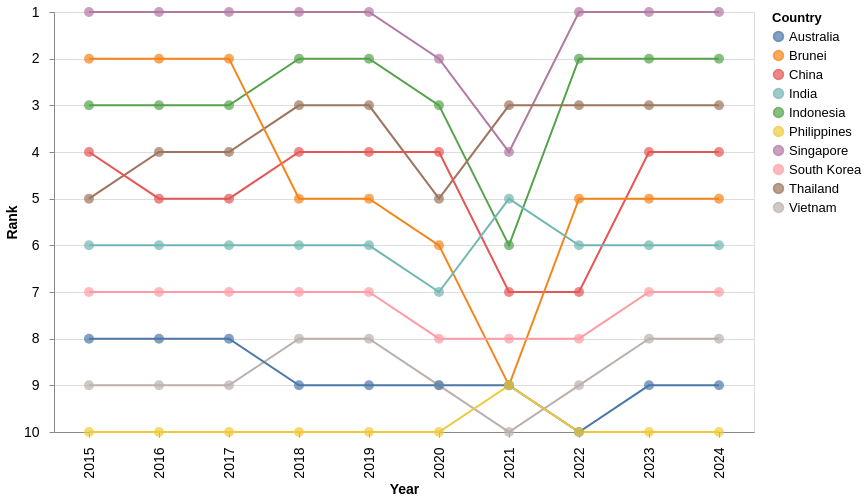

Vega-Lite specification for this chart:
### Vega-Lite specification from a JSON file in a GitHub repository (floating-point values rounded to 4 significant figures)
{"$schema": "https://vega.github.io/schema/vega-lite/v5.json", "width": 700, "height": 420, "data": {"values": [{"Country": "Singapore", "year": 2024, "Visitors": 4276007, "rank": 1}, {"Country": "Singapore", "year": 2023, "Visitors": 8308230, "rank": 1}, {"Country": "Singapore", "year": 2022, "Visitors": 5222991, "rank": 1}, {"Country": "Singapore", "year": 2021, "Visitors": 16308, "rank": 4}, {"Country": "Singapore", "year": 2020, "Visitors": 1545255, "rank": 2}, {"Country": "Singapore", "year": 2019, "Visitors": 10163882, "rank": 1}, {"Country": "Singapore", "year": 2018, "Visitors": 10615986, "rank": 1}, {"Country": "Singapore", "year": 2017, "Visitors": 12441713, "rank": 1}, {"Country": "Singapore", "year": 2016, "Visitors": 13272961, "rank": 1}, {"Country": "Singapore", "year": 2015, "Visitors": 12930754, "rank": 1}, {"Country": "Indonesia", "year": 2024, "Visitors": 1786630, "rank": 2}, {"Country": "Indonesia", "year": 2023, "Visitors": 3108165, "rank": 2}, {"Country": "Indonesia", "year": 2022, "Visitors": 1481739, "rank": 2}, {"Country": "Indonesia", "year": 2021, "Visitors": 11025, "rank": 6}, {"Country": "Indonesia", "year": 2020, "Visitors": 711723, "rank": 3}, {"Country": "Indonesia", "year": 2019, "Visitors": 3623277, "rank": 2}, {"Country": "Indonesia", "year": 2018, "Visitors": 3277689, "rank": 2}, {"Country": "Indonesia", "year": 2017, "Visitors": 2796570, "rank": 3}, {"Country": "Indonesia", "year": 2016, "Visitors": 3049964, "rank": 3}, {"Country": "Indonesia", "year": 2015, "Visitors": 2788033, "rank": 3}, {"Country": "Thailand", "year": 2024, "Visitors": 813783, "rank": 3}, {"Country": "Thailand", "year": 2023, "Visitors": 1551282, "rank": 3}, {"Country": "Thailand", "year": 2022, "Visitors": 715528, "rank": 3}, {"Country": "Thailand", "year": 2021, "Visitors": 59607, "rank": 3}, {"Country": "Thailand", "year": 2020, "Visitors": 394413, "rank": 5}, {"Country": "Thailand", "year": 2019, "Visitors": 1884306, "rank": 3}, {"Country": "Thailand", "year": 2018, "Visitors": 1914692, "rank": 3}, {"Country": "Thailand", "year": 2017, "Visitors": 1836522, "rank": 4}, {"Country": "Thailand", "year": 2016, "Visitors": 1780800, "rank": 4}, {"Country": "Thailand", "year": 2015, "Visitors": 1343569, "rank": 5}, {"Country": "China", "year": 2024, "Visitors": 1449711, "rank": 4}, {"Country": "China", "year": 2023, "Visitors": 1474114, "rank": 4}, {"Country": "China", "year": 2022, "Visitors": 211363, "rank": 7}, {"Country": "China", "year": 2021, "Visitors": 7701, "rank": 7}, {"Country": "China", "year": 2020, "Visitors": 405149, "rank": 4}, {"Country": "China", "year": 2019, "Visitors": 3114257, "rank": 4}, {"Country": "China", "year": 2018, "Visitors": 2944133, "rank": 4}, {"Country": "China", "year": 2017, "Visitors": 2281666, "rank": 5}, {"Country": "China", "year": 2016, "Visitors": 2124942, "rank": 5}, {"Country": "China", "year": 2015, "Visitors": 1677163, "rank": 4}, {"Country": "Brunei", "year": 2024, "Visitors": 565999, "rank": 5}, {"Country": "Brunei", "year": 2023, "Visitors": 811833, "rank": 5}, {"Country": "Brunei", "year": 2022, "Visitors": 301757, "rank": 5}, {"Country": "Brunei", "year": 2021, "Visitors": 773, "rank": 9}, {"Country": "Brunei", "year": 2020, "Visitors": 136020, "rank": 6}, {"Country": "Brunei", "year": 2019, "Visitors": 1216123, "rank": 5}, {"Country": "Brunei", "year": 2018, "Visitors": 1382031, "rank": 5}, {"Country": "Brunei", "year": 2017, "Visitors": 1660506, "rank": 2}, {"Country": "Brunei", "year": 2016, "Visitors": 1391016, "rank": 2}, {"Country": "Brunei", "year": 2015, "Visitors": 1133555, "rank": 2}, {"Country": "India", "year": 2024, "Visitors": 537493, "rank": 6}, {"Country": "India", "year": 2023, "Visitors": 671846, "rank": 6}, {"Country": "India", "year": 2022, "Visitors": 324548, "rank": 6}, {"Country": "India", "year": 2021, "Visitors": 3916, "rank": 5}, {"Country": "India", "year": 2020, "Visitors": 155883, "rank": 7}, {"Country": "India", "year": 2019, "Visitors": 735309, "rank": 6}, {"Country": "India", "year": 2018, "Visitors": 600311, "rank": 6}, {"Country": "India", "year": 2017, "Visitors": 552739, "rank": 6}, {"Country": "India", "year": 2016, "Visitors": 638578, "rank": 6}, {"Country": "India", "year": 2015, "Visitors": 722141, "rank": 6}, {"Country": "South Korea", "year": 2024, "Visitors": 232711, "rank": 7}, {"Country": "South Korea", "year": 2023, "Visitors": 400853, "rank": 7}, {"Country": "South Korea", "year": 2022, "Visitors": 146384, "rank": 8}, {"Country": "South Korea", "year": 2021, "Visitors": 3028, "rank": 8}, {"Country": "South Korea", "year": 2020, "Visitors": 119750, "rank": 8}, {"Country": "South Korea", "year": 2019, "Visitors": 673065, "rank": 7}, {"Country": "South Korea", "year": 2018, "Visitors": 616783, "rank": 7}, {"Country": "South Korea", "year": 2017, "Visitors": 484528, "rank": 7}, {"Country": "South Korea", "year": 2016, "Visitors": 444439, "rank": 7}, {"Country": "South Korea", "year": 2015, "Visitors": 421161, "rank": 7}, {"Country": "Vietnam", "year": 2024, "Visitors": 137344, "rank": 8}, {"Country": "Vietnam", "year": 2023, "Visitors": 286083, "rank": 8}, {"Country": "Vietnam", "year": 2022, "Visitors": 123931, "rank": 9}, {"Country": "Vietnam", "year": 2021, "Visitors": 14136, "rank": 10}, {"Country": "Vietnam", "year": 2020, "Visitors": 71622, "rank": 9}, {"Country": "Vietnam", "year": 2019, "Visitors": 892716, "rank": 8}, {"Country": "Vietnam", "year": 2018, "Visitors": 786327, "rank": 8}, {"Country": "Vietnam", "year": 2017, "Visitors": 638135, "rank": 9}, {"Country": "Vietnam", "year": 2016, "Visitors": 703737, "rank": 9}, {"Country": "Vietnam", "year": 2015, "Visitors": 646891, "rank": 9}, {"Country": "Australia", "year": 2024, "Visitors": 159318, "rank": 9}, {"Country": "Australia", "year": 2023, "Visitors": 276477, "rank": 9}, {"Country": "Australia", "year": 2022, "Visitors": 118598, "rank": 10}, {"Country": "Australia", "year": 2021, "Visitors": 33451, "rank": 9}, {"Country": "Australia", "year": 2020, "Visitors": 195146, "rank": 9}, {"Country": "Australia", "year": 2019, "Visitors": 1282782, "rank": 9}, {"Country": "Australia", "year": 2018, "Visitors": 1034871, "rank": 9}, {"Country": "Australia", "year": 2017, "Visitors": 899202, "rank": 8}, {"Country": "Australia", "year": 2016, "Visitors": 737115, "rank": 8}, {"Country": "Australia", "year": 2015, "Visitors": 714047, "rank": 8}, {"Country": "Philippines", "year": 2024, "Visitors": 60100, "rank": 10}, {"Country": "Philippines", "year": 2023, "Visitors": 137781, "rank": 10}, {"Country": "Philippines", "year": 2022, "Visitors": 86462, "rank": 10}, {"Country": "Philippines", "year": 2021, "Visitors": 10229, "rank": 9}, {"Country": "Philippines", "year": 2020, "Visitors": 53889, "rank": 10}, {"Country": "Philippines", "year": 2019, "Visitors": 1114257, "rank": 10}, {"Country": "Philippines", "year": 2018, "Visitors": 1167375, "rank": 10}, {"Country": "Philippines", "year": 2017, "Visitors": 1066461, "rank": 10}, {"Country": "Philippines", "year": 2016, "Visitors": 1029488, "rank": 10}, {"Country": "Philippines", "year": 2015, "Visitors": 957408, "rank": 10}]}, "layer": [{"mark": "line", "encoding": {"x": {"field": "year", "type": "ordinal", "title": "Year"}, "y": {"field": "rank", "type": "quantitative", "title": "Rank", "scale": {"domain": [1, 10], "reverse": true}}, "color": {"field": "Country", "type": "nominal", "title": "Country"}}}, {"mark": {"type": "point", "filled": true, "size": 100}, "encoding": {"x": {"field": "year", "type": "ordinal", "title": "Year"}, "y": {"field": "rank", "type": "quantitative", "title": "Rank", "scale": {"domain": [1, 10], "reverse": true}}, "color": {"field": "Country", "type": "nominal", "title": "Country"}, "tooltip": [{"field": "Country", "type": "nominal", "title": "Country"}, {"field": "year", "type": "ordinal", "title": "Year"}, {"field": "Visitors", "type": "quantitative", "title": "Number of Visitors", "format": ",d"}, {"field": "rank", "type": "quantitative", "title": "Rank"}]}}], "config": {"legend": {"titleFontSize": 13, "labelPadding": 10, "labelFontSize": 13}, "axis": {"titleFontSize": 14, "labelPadding": 10, "labelFontSize": 14}}}
